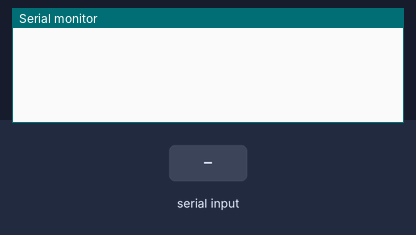
Simulated run of this sketch. Board: Arduino Uno, built with avr-gcc and run on an emulated ATmega328P. Parts: the last lines printed to the serial monitor. The test bench sets the inputs (shaded band).

Above: at 1.2 s.
1.3 s: "[" received over Serial
At 1.7 s:
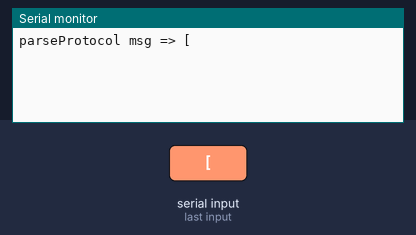
2.8 s: "]" received over Serial
At 4.0 s:
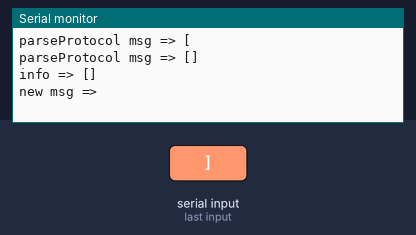
4.3 s: "1" received over Serial
At 5.2 s:
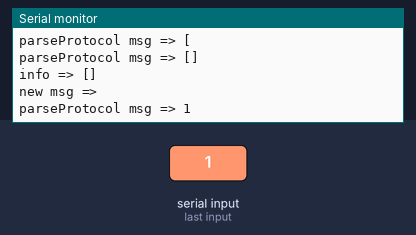
5.8 s: "]" received over Serial
At 6.3 s:
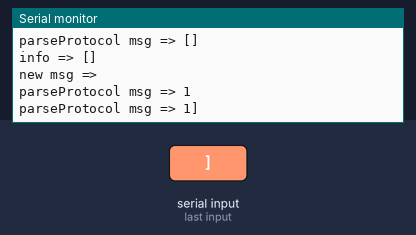
7.3 s: "[" received over Serial
At 7.9 s:
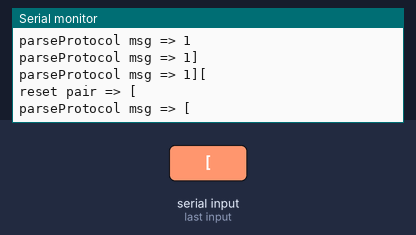

The sketch:

string.ino
```cpp
#define GUID "1000000000000001"
#define HEAD "["
#define TAIL "]"
//#define DEBUG
//*****************************************

String msg="";
char c;

//******************************************

void setup() {
  Serial.begin(9600);
}
void loop() {
  if(Serial.available()){
    while(Serial.available() > 0){
      c = Serial.read();
      msg.concat(c);
    }
    if(msg != ""){
      parseProtocol();
    }
  }

  //test
  //  constructProtocol("05","0002","03","04");
  //test
  //  parseProtocol("[10000000000000010500020304]");
  //  delay(3000);
}
//

// 1111111
// 11111[10000000000000010500020304]
// 10000000000000010500020304]
// 0500020304][10000000000000010500020304]
//[10000000000000010300011001]
void parseProtocol(){
  Serial.print("parseProtocol msg => ");
  Serial.println(msg);
  int right = msg.indexOf(']');

  if(right < 0)
  {
#ifdef DEBUG
    Serial.println("not complete right");
#endif
    return;//not complete
  }
  int left = msg.indexOf('[');
  if(left < 0)
  {
#ifdef DEBUG
    Serial.println("not complete left");
#endif
    return;//not complete
  }
  if(left > right){
    msg = msg.substring(left, msg.length());//not a pair
    Serial.print("reset pair => ");
    Serial.println(msg);
  }
  else{
    String info = msg.substring(left,right+1);
    Serial.print("info => ");
    Serial.println(info);
    msg = msg.substring(right+1, msg.length());
    Serial.print("new msg => ");
    Serial.println(msg);
    if(info.startsWith("[") && info.endsWith("]")){
      String guid = info.substring(1,17);
      if(guid == GUID){
#ifdef DEBUG
        Serial.println("guid => right");
#endif
      }
      else{
#ifdef DEBUG
        Serial.println(guid);
#endif
        return;
      }
      String protocolType = info.substring(17,19);
#ifdef DEBUG
      if(protocolType == "05"){
        Serial.println("protocolType => right");
      }
      else
      {
        Serial.println(protocolType);
      }
#endif


      String deviceType = info.substring(19,23);
#ifdef DEBUG
      if(deviceType == "0002"){
        Serial.println("deviceType => right");
      }
      else
      {
        Serial.println(deviceType);
      }
#endif

      String deviceIndex = info.substring(23,25);
#ifdef DEBUG
      if(deviceIndex == "03"){
        Serial.println("deviceIndex => right");
      }
      else
      {
        Serial.println(deviceIndex);
      }
#endif
      int length = info.length();
      String para = info.substring(25,length-1);
#ifdef DEBUG
      if(para == "04"){
        Serial.println("para => right");
      }
      else
      {
        Serial.println(para);
      }
#endif
    }
  }
  parseProtocol();
}
void constructProtocol(String protocolType,String deviceType, String deviceIndex,  String para){
  String info = "";
  info = String(info + HEAD);
  info = String(info + GUID);
  info = String(info + protocolType);
  info = String(info + deviceType);
  info = String(info + deviceIndex);
  info = String(info + para);
  info = String(info + TAIL);
#ifdef DEBUG

  if(info == "[10000000000000010500020304]"){
    Serial.println("constructProtocol => right");
  }
  else
  {
    Serial.println(info);
  }

#endif
}

void test(char info[],int len){
  int left=-1;
  int right = -1;
  for(int i=0; i<len; i++){
    if(info[i] == '['){
      left = i;
    }
    if(info[i] == ']'){
      right = i;
    }
    if(left >= 0 && right >= 0){
      break;
    }
  }
  if(left >= 0 && right >= 0){
    Serial.println("data => ");
    Serial.println(right - left);
  }

}
```

Measured:
- after the input at 1.3 s, the serial monitor: prints a new line at once (image 1)
- after the input at 2.8 s, the serial monitor: prints a new line at once (image 2)
- after the input at 4.3 s, the serial monitor: prints a new line at once (image 3)
- after the input at 5.8 s, the serial monitor: prints a new line at once (image 4)
- after the input at 7.3 s, the serial monitor: prints a new line at once (image 5)
